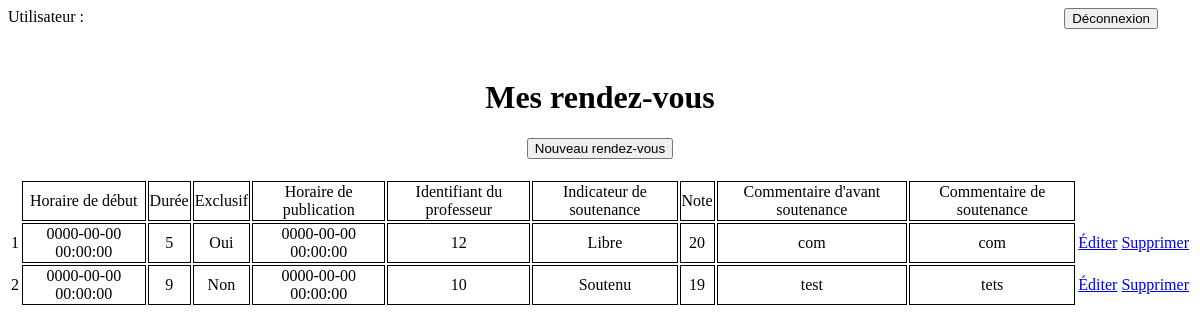
The app's page /creneaux.php with its own data.
### tables this page shows
CREATE TABLE `creneau` (
  `id` int(11) NOT NULL,
  `debut` timestamp NOT NULL DEFAULT CURRENT_TIMESTAMP ON UPDATE CURRENT_TIMESTAMP,
  `duree` int(2) NOT NULL,
  `exclu` tinyint(1) NOT NULL,
  `publi` timestamp NOT NULL DEFAULT '0000-00-00 00:00:00',
  `idProf` int(11) NOT NULL,
  `indicateur` varchar(10) NOT NULL,
  `note` float DEFAULT NULL,
  `commentaireAvant` text,
  `commentaireApres` text
);

### DialogueBD.php (called while the page is built, shortened)
<?php
class DialogueBD {
    public function getCreneaux() {
        try {
            $conn = Connexion::getConnexion();
            $sql = "SELECT * FROM creneau ";
            $sth = $conn->prepare($sql);
            $sth->execute();
            $cat =$sth->fetchall(PDO::FETCH_ASSOC);
            return $cat;
        }
        catch (PDOException $e) {
            $erreur = $e->getMessage();
        }
    }
}
?>

### creneaux.php (the view, shortened to what this page needs)
<?php
	require 'DialogueBD.php';
	try {
	    $undlg = new DialogueBD();
	    $cren = $undlg->getCreneaux();
    }
    catch (Exception $e) {
    	$erreur = $e->getMessage();
    }
?>
<!DOCTYPE html>
<html>
<head>
	<link rel="stylesheet" type="text/css" href="design.css">
</head>
<body>
	<div class="banniere">
		<?php
			echo "Utilisateur : ".$_SESSION["login"];
		?>
		<button onclick="window.location='index.php';" class="deco"> Déconnexion </button>
	</div>
	<div class="title">
		<h1> Mes rendez-vous </h1>
		<button onclick="window.location='formRdv.php';"> Nouveau rendez-vous </button>
	</div>
	<table class="creneaux" >
		<?php
		if (!$cren) {
		?>
			<tr>
				<td>Aucun rendez-vous pour le moment</td>
			</tr>
		<?php
		} else {
		?>
			<th>
				<td> Horaire de début </td>
				<td> Durée </td>
				<td> Exclusif </td>
				<td> Horaire de publication </td>
				<td> Identifiant du professeur </td>
				<td> Indicateur de soutenance </td>
				<td> Note </td>
				<td> Commentaire d'avant soutenance </td>
				<td> Commentaire de soutenance </td>
			</th>
		<?php
			foreach($cren as $aCren) {
		?>
			<tr>
				<td class="noBorder">
					<?php echo $aCren['id'] ?>
				</td>
				<td>
					<?php echo $aCren['debut'] ?>
				</td>
				<td>
					<?php echo $aCren['duree'] ?>
				</td>
				<td>
					<?php
					if ($aCren['exclu']) {
						echo "Oui";
					}
					else {
						echo "Non";
					}
					?>
				</td>
				<td>
					<?php echo $aCren['publi'] ?>
				</td>
				<td>
					<?php echo $aCren['idProf'] ?>
				</td>
				<td>
					<?php echo $aCren['indicateur'] ?>
				</td>
				<td>
					<?php echo $aCren['note'] ?>
				</td>
				<td>
					<?php echo $aCren['commentaireAvant'] ?>
				</td>
				<td>
					<?php echo $aCren['commentaireApres'] ?>
				</td>
				<td class="noBorder">
					<a href="updateRdv.php?item=<?php echo $aCren['id'] ?>">Éditer</a>
				</td>
				<td class="noBorder">
					<a href="creneaux.php?cmd=delete&item=<?php echo $aCren['id'] ?>">Supprimer</a>
				</td>
			</tr>
		<?php
			}
		}
		?>
		</table>
</body>
</html>

### design.css (style rules this page uses)
.creneaux { width: 100%; text-align: center; padding-top: 20px; }
.deco { float: right; margin-right: 50px; }
.banniere { position: fixed; width : 100%; }
.noBorder { border-width: 0px; }
.title { text-align: center; padding-top: 50px; }
tr, td { border: 1px solid black; }

### records on screen
creneau: id "1", debut "0000-00-00 00:00:00", duree "5", exclu "Oui", publi "0000-00-00 00:00:00", idProf "12", indicateur "Libre", note "20", commentaireAvant "com", commentaireApres "com"
creneau: id "2", debut "0000-00-00 00:00:00", duree "9", exclu "Non", publi "0000-00-00 00:00:00", idProf "10", indicateur "Soutenu", note "19", commentaireAvant "test", commentaireApres "tets"
